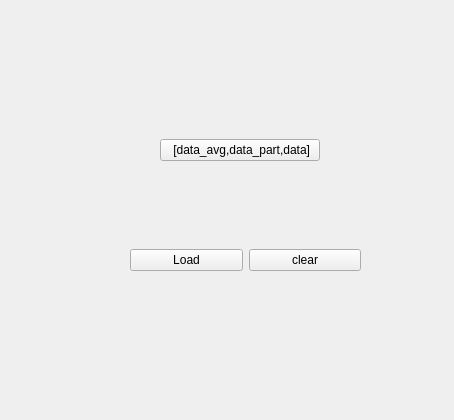
<?xml version="1.0" encoding="UTF-8"?>
<ui version="4.0">
 <class>Form</class>
 <widget class="QWidget" name="Form">
  <property name="geometry">
   <rect>
    <x>0</x>
    <y>0</y>
    <width>454</width>
    <height>420</height>
   </rect>
  </property>
  <property name="windowTitle">
   <string>High Q </string>
  </property>
  <widget class="QWidget" name="gridLayoutWidget">
   <property name="geometry">
    <rect>
     <x>160</x>
     <y>110</y>
     <width>160</width>
     <height>80</height>
    </rect>
   </property>
   <layout class="QGridLayout" name="gridLayout">
    <item row="0" column="0">
     <widget class="QPushButton" name="Mai_btn">
      <property name="text">
       <string> [data_avg,data_part,data]</string>
      </property>
     </widget>
    </item>
   </layout>
  </widget>
  <widget class="QWidget" name="horizontalLayoutWidget">
   <property name="geometry">
    <rect>
     <x>130</x>
     <y>220</y>
     <width>231</width>
     <height>80</height>
    </rect>
   </property>
   <layout class="QHBoxLayout" name="horizontalLayout">
    <item>
     <widget class="QPushButton" name="Load_btn">
      <property name="text">
       <string>Load</string>
      </property>
     </widget>
    </item>
    <item>
     <widget class="QPushButton" name="Clear_btn">
      <property name="text">
       <string>clear</string>
      </property>
     </widget>
    </item>
   </layout>
  </widget>
 </widget>
 <resources/>
 <connections/>
</ui>
